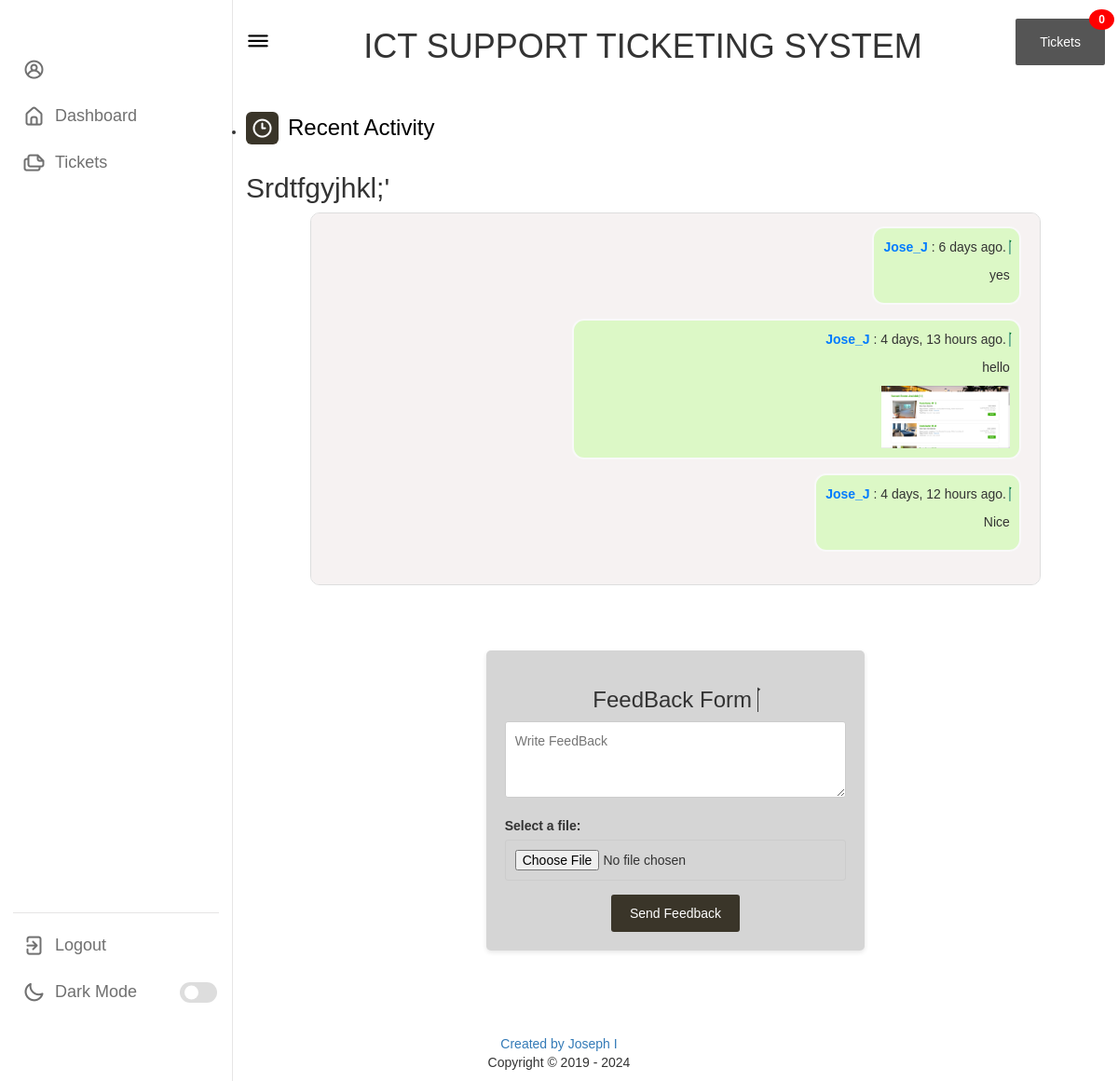
/feedbacks/5/ (signed in), run on the app's committed database.
### services/models.py (models this page shows, shortened)
class Complaint(models.Model):
    status_choices = (
        ('Pending','Pending'),
        ('Solved', 'Solved')
    )
    message = models.TextField()
    status = models.CharField(max_length = 20, choices=status_choices, default='Pending')
    file = models.FileField(upload_to="complaints", blank=True, null=True)
    date_posted = models.DateTimeField(auto_now_add=True)
    department = models.ForeignKey(Department, on_delete=models.CASCADE)
    sender = models.ForeignKey(MyUser, related_name='Sender', on_delete=models.CASCADE)

class Feedback(models.Model):
    sender = models.ForeignKey(MyUser, related_name='feedback', on_delete=models.CASCADE)
    reciever = models.ForeignKey(MyUser, related_name='reciever', on_delete=models.CASCADE)
    complaint = models.ForeignKey(Complaint, related_name='Complaint', on_delete=models.CASCADE)
    read = models.BooleanField(default=False)
    message = models.TextField()
    file = models.FileField(upload_to='Feedbacks', blank=True, null=True)
    date_posted = models.DateTimeField(auto_now_add=True)

### accounts/models.py (models this page shows, shortened)
class MyUser(AbstractBaseUser, PermissionsMixin):
    Role_choices = (
        ("Administrator", "Administrator"),
        ("Student", "Student"),
        ("Chairperson", "Chairperson")
    )
    username_validator = UnicodeUsernameValidator()
    username = models.CharField(
        max_length=150,
        unique=True,
        validators=[username_validator],
    )
    email = models.EmailField(unique=True)
    profile_pic = models.CharField(max_length = 300,default='https://d326fntlu7tb1e.cloudfront.net/uploads/bdec9d7d-0544-4fc4-823d-3b898f6dbbbf-vinci_03.jpeg')
    full_name = models.CharField(max_length=60,default='')
    role = models.CharField(max_length=25, choices=Role_choices, default="Student")
    phone = models.PositiveIntegerField( blank=True, null=True,)
    verification = models.BooleanField(default=False)
    reg_no = models.CharField(max_length = 25)
    is_active = models.BooleanField(default=True)
    is_staff = models.BooleanField(default=False)
    phone_verification = models.BooleanField(default=False)
    date_joined = models.DateTimeField(auto_now_add=True)
    objects = CustomUserManager()
    USERNAME_FIELD = "email"
    REQUIRED_FIELDS = ['username']
    class Meta:
        verbose_name = 'User'
        verbose_name_plural = 'Users'

### services/views.py (the view, shortened to what this page needs)
# urls.py: path('feedbacks/<str:pk>/', viewFeebacks, name='feedbacks'),
@login_required
def viewFeebacks(request, pk):
    complaint = get_object_or_404(Complaint, pk=pk)
    feedbacks = Feedback.objects.filter(complaint=complaint)
    for feedback in feedbacks:
        if feedback.reciever == request.user:
            feedback.read = True
            feedback.save()
    context = {
        'complaint': complaint,
        'feedbacks': feedbacks,
        **common(request.user),
    }
    return render(request, 'app/feedbacks.html', context)

### services/templatetags/my_filters.py (called while the page is built)
@register.filter(name='get_file_type')
def get_file_type(filename):
    ext = os.path.splitext(filename)[-1].lower()
    if ext in {".jpg", ".jpeg", ".png"}:
        return "Image"
    elif ext in {".docx", ".doc"}:
        return "Word Document"
    elif ext == ".pdf":
        return "PDF"
    else:
        return "Unknown"

### services/views.py (called while the page is built)
def common(user : MyUser):
    typ = 'chair'
    if user.role == 'Student':
        typ = 'student'
    return {
        'feedback_l': Feedback.objects.filter(reciever = user, read = False),
        'typ' : typ,
    }

### services/templates/app/feedbacks.html (shortened to what this page needs)
{% extends "base.html" %} {% block style %}
<link rel="stylesheet" href="https://cdnjs.cloudflare.com/ajax/libs/font-awesome/5.15.4/css/all.min.css">
{% endblock %} {% block body %}
{% load my_filters %}
    <ul class="tab-content">
        <li id="D0">
            <div class="dash-content">
                <div class="overview">
                    <div class="title">
                        <i class="uil uil-clock-three"></i>
                        <span class="text">Recent Activity</span>
                    </div>
                    <h2>{{ complaint.message|capfirst  }}</h2>
                </div>
            </div>
            <div class="message-container" id="messageContainer">
                {% for message in feedbacks %}
                <div class="message {% if user == message.reciever %} reciever {% else %} sender {% endif %}  " >
                    <p> <span class="sender-name">{% if user == message.sender %} You
                        {% else %} {{ message.sender.username|capfirst }}
                        {% endif %} </span>: {{message.date_posted|timesince}} ago.
                    </p>
                    <p class="message-text">{{ message.message }}</p>
                    {% if message.file %}
                        {% with file_type=message.file.name|get_file_type %}
                        {% if file_type == "Image" %}
                        <a href="{{ message.file.url }}" target="_blank">
                            <img src="{{ message.file.url }}" alt="Image" class="image" />
                        </a>
                        {% elif file_type == "PDF" %}
                        <div class="file-container">
                            <p class="file-link">
                                <a href="{{ message.file.url }}" target="_blank">View PDF</a>
                            </p>
                        </div>
                        {% else %}
                        <p>Unsupported file type: {{ file_type }}</p>
                        {% endif %}
                        {% endwith %}
                    {% endif %}
                </div>
                {% endfor %}
            </div>
            <div class="activity">
                <div class="activity-data">
                    <div class="complaint" id="ticket">
                        <form class="complaintS" method="post" action="" enctype="multipart/form-data"
                            name="complaintS">
                            <center>
                                <h3>FeedBack Form </h3>
                            </center>
                            <textarea name="message" id="descr" cols="30" rows="3"
                                placeholder="Write FeedBack"></textarea>
                            <label for="myfile">Select a file:</label>
                            <input type="file" id="myfile" name="file" />
                            <center>
                                <button type="submit" name="create-comp">Send Feedback</button>
                            </center>
                        </form>
                    </div>
                </div>
            </div>
        </li>
    </ul>
{% endblock body %}

### services/static/css1/style.css (style rules this page uses)
* { margin: 0; padding: 0; box-sizing: border-box; font-family: sans-serif; }
:root { --primary-color: #3a3529; --panel-color: #fff; --text-color: #000; --black-light-color: #707070; --border-color: #e6e5e5; --toggle-color: #ddd; --box1-color: #4da3ff; --box2-color: #ffe6ac; --box3-color: #e7d1fc; --box4-color: #ffaa4f; --title-icon-color: #fff; --tran-05: all 0.5s ease; --tran-03: all 0.3s ease; --tran-03: all 0.2s ease; }
body { min-height: 100vh; background-color: var(--primary-color); }
.dashboard .dash-content { padding-top: 50px; }
.dash-content .title { display: flex; align-items: center; margin: 60px 0 30px 0; }
.dash-content .title i { position: relative; height: 35px; width: 35px; background-color: var(--primary-color); border-radius: 6px; color: var(--title-icon-color); display: flex; align-items: center; justify-content: center; font-size: 24px; }
.dash-content .title .text { font-size: 24px; font-weight: 500; color: var(--text-color); margin-left: 10px; }
.activity .activity-data { display: flex; }
.complaint { max-width: 500px; margin: 70px auto; padding: 20px; background-color: #d5d5d5; border-radius: 5px; box-shadow: 0 2px 5px rgba(0, 0, 0, 0.1); }
.complaint input, .complaint textarea { width: 100%; padding: 10px; margin-bottom: 15px; border: 1px solid #ccc; border-radius: 3px; font-size: 14px; }
.complaint textarea { resize: vertical; }
.complaint button { background-color: #3a3529; color: white; padding: 10px 20px; border: none; border-radius: 3px; cursor: pointer; font-size: 14px; }

### services/templates/app/feedbacks.html (style rules this page uses)
.message-container { max-width: 85%; margin: 0 auto; padding: 20px; display: flex; flex-direction: column; background-color: #f3ededbb; border: 1px solid #ddd; border-radius: 10px; overflow-y: auto; max-height: 400px; }
.message { margin-bottom: 15px; padding: 10px; border: 1px solid #ccc; border-radius: 5px; }
.sender-name { font-weight: bold; color: #007bff; }
.message-text { margin-top: 5px; }
.image { max-width: 30%; height: auto; }
.sender { align-content: end; text-align: right; justify-self: end; align-self: flex-end; background-color: #DCF8C6; max-width: 65%; border: #f9f9f9 2px solid; border-radius: 13px; }

### data on the page
Complaint: message "Srdtfgyjhkl;'"
Feedback: sender.username "Jose_J", date_posted "6 days", message "yes"
Feedback: sender.username "Jose_J", date_posted "4 days, 13 hours", message "hello", file (picture)
Feedback: sender.username "Jose_J", date_posted "4 days, 12 hours", message "Nice"

### other printed values
{{ feedback_l|length }} "0"
